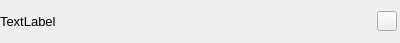
<?xml version="1.0" encoding="UTF-8"?>
<ui version="4.0">
 <class>FrienddLabel</class>
 <widget class="QWidget" name="FrienddLabel">
  <property name="geometry">
   <rect>
    <x>0</x>
    <y>0</y>
    <width>400</width>
    <height>43</height>
   </rect>
  </property>
  <property name="minimumSize">
   <size>
    <width>0</width>
    <height>43</height>
   </size>
  </property>
  <property name="maximumSize">
   <size>
    <width>16777215</width>
    <height>43</height>
   </size>
  </property>
  <property name="windowTitle">
   <string>Form</string>
  </property>
  <layout class="QHBoxLayout" name="horizontalLayout">
   <property name="spacing">
    <number>0</number>
   </property>
   <property name="leftMargin">
    <number>0</number>
   </property>
   <property name="topMargin">
    <number>0</number>
   </property>
   <property name="rightMargin">
    <number>0</number>
   </property>
   <property name="bottomMargin">
    <number>0</number>
   </property>
   <item>
    <widget class="QLabel" name="tip_lb">
     <property name="font">
      <font>
       <pointsize>10</pointsize>
      </font>
     </property>
     <property name="text">
      <string>TextLabel</string>
     </property>
    </widget>
   </item>
   <item>
    <widget class="QWidget" name="close_wid" native="true">
     <property name="minimumSize">
      <size>
       <width>25</width>
       <height>25</height>
      </size>
     </property>
     <property name="maximumSize">
      <size>
       <width>25</width>
       <height>25</height>
      </size>
     </property>
     <layout class="QHBoxLayout" name="horizontalLayout_2">
      <property name="spacing">
       <number>0</number>
      </property>
      <property name="leftMargin">
       <number>0</number>
      </property>
      <property name="topMargin">
       <number>0</number>
      </property>
      <property name="rightMargin">
       <number>0</number>
      </property>
      <property name="bottomMargin">
       <number>0</number>
      </property>
      <item>
       <widget class="ElaToolButton" name="close_tool_btn">
        <property name="minimumSize">
         <size>
          <width>20</width>
          <height>20</height>
         </size>
        </property>
        <property name="maximumSize">
         <size>
          <width>20</width>
          <height>20</height>
         </size>
        </property>
        <property name="text">
         <string/>
        </property>
       </widget>
      </item>
     </layout>
    </widget>
   </item>
  </layout>
 </widget>
 <customwidgets>
  <customwidget>
   <class>ElaToolButton</class>
   <extends>QToolButton</extends>
   <header location="global">elatoolbutton.h</header>
  </customwidget>
 </customwidgets>
 <resources/>
 <connections/>
</ui>
